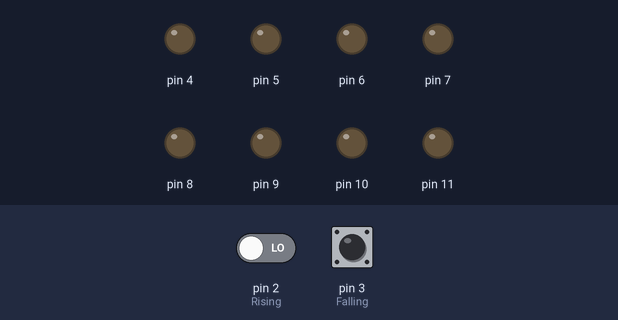
This sketch was run on a simulated Arduino Uno, built with avr-gcc and run on an emulated ATmega328P. Parts: output pins drawn as LEDs (lit = HIGH). The inputs (shaded band) are chosen by the test bench; at power-on: pin 2 (Rising) LOW, pin 3 (Falling) HIGH.

Above: at 1.2 s.
1.3 s: pin 2 (Rising) driven HIGH
At 1.7 s:
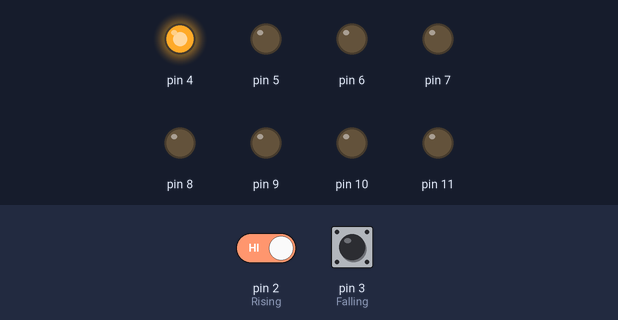
2.8 s: pin 3 (Falling) pulled LOW for 0.15 s
At 4.0 s:
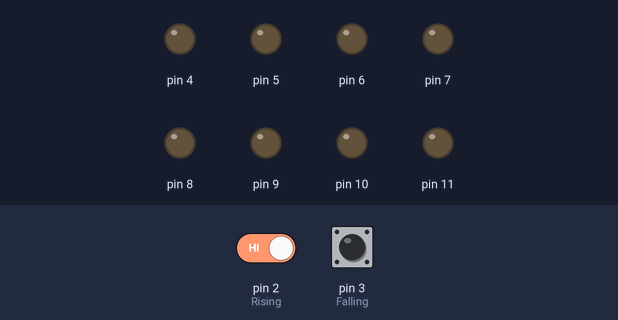
4.4 s: pin 3 (Falling) pulled LOW for 1 s
At 5.2 s:
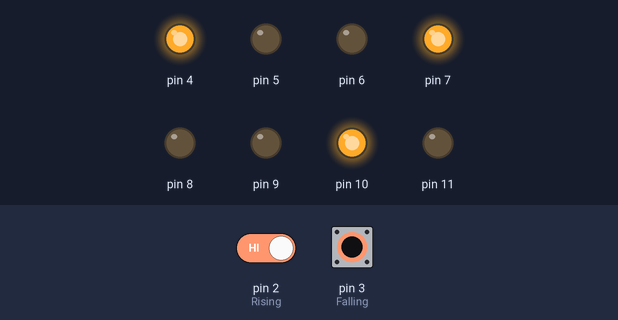
6.9 s: pin 3 (Falling) pulled LOW for 0.15 s
At 8.1 s:
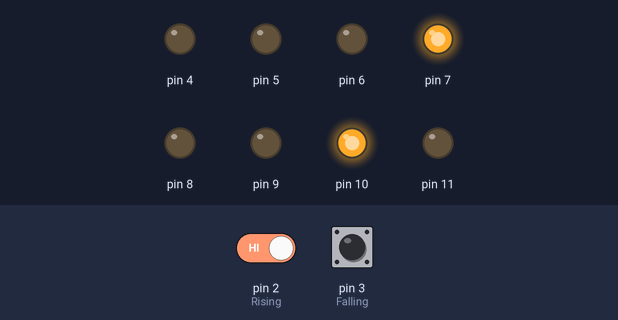
8.5 s: pin 3 (Falling) pulled LOW for 3.2 s
At 9.5 s:
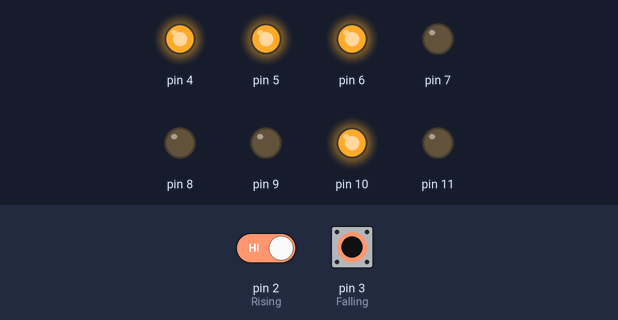
13.2 s: pin 3 (Falling) pulled LOW for 0.15 s
At 14.3 s:
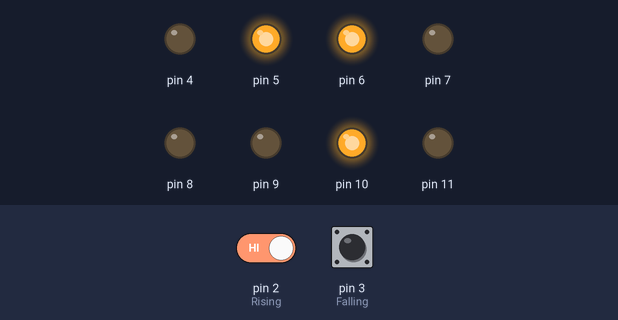
Timing chart, 0 to 15.8 s (numbered marks = the images above; inputs shaded):
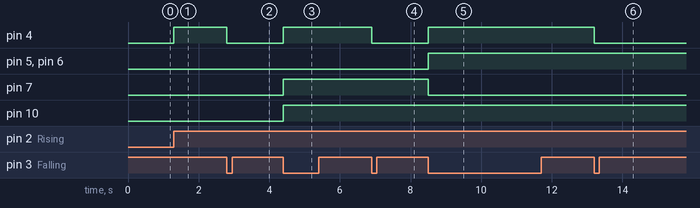

The sketch:

PRACTICA_1_UNIDAD_3.ino
```cpp
/*
  Fundacion Kinal
  Centro educativo tecnico laboral Kinal
  Perito en Electronica
  Seccion: A
  Curso: Taller de electronica digital y reparacion de computadoras I
  Alumno: David Alfredo del Cid Rodríguez
  Carnet: 2022482
  Proyecto:INTERRUPCIONES POR MEDIO DE SOFTWARE
*/
#define Rising 2
#define Falling 3

unsigned int unidades = 1;
unsigned int decenas = 1 ;

void Rising_suma(void);
void Falling_resta(void);
void Casos_display();

void setup()
{

  pinMode(4, OUTPUT);
  pinMode(5, OUTPUT);
  pinMode(6, OUTPUT);
  pinMode(7, OUTPUT);
  pinMode(8, OUTPUT);
  pinMode(9, OUTPUT);
  pinMode(10, OUTPUT);
  pinMode(11, OUTPUT);


  pinMode(Rising, INPUT);
  pinMode(Falling, INPUT_PULLUP);

  attachInterrupt(digitalPinToInterrupt(Falling), Falling_resta, FALLING); //Establecemos el constructor de la interrupción
  attachInterrupt(digitalPinToInterrupt(Rising), Rising_suma, RISING);


}

void loop()
{
  Casos_display();

}

void Falling_resta(void)
{
  unidades--;
  if (unidades == 0 && decenas == 1)
  {
    unidades = 10;
    decenas = 6;
    decenas--;
  }
  if (unidades == 0 )
  {
    unidades = 10;
    decenas--;
  }
}

void Rising_suma(void)
{
  unidades++;
}

void Casos_display()
{

  if (unidades == 1 ) //0
  {
    digitalWrite(4, LOW); //a
    digitalWrite(5, LOW); //b
    digitalWrite(6, LOW); //c
    digitalWrite(7, LOW); //d
  }

  else if (unidades == 2)//1
  {
    digitalWrite(4, HIGH); //a
    digitalWrite(5, LOW); //b
    digitalWrite(6, LOW); //c
    digitalWrite(7, LOW); //d
  }

  else if (unidades == 3)//2
  {
    digitalWrite(4, LOW); //a
    digitalWrite(5, HIGH); //b
    digitalWrite(6, LOW); //c
    digitalWrite(7, LOW); //d
  }

  else if (unidades == 4)//3
  {
    digitalWrite(4, HIGH); //a
    digitalWrite(5, HIGH); //b
    digitalWrite(6, LOW); //c
    digitalWrite(7, LOW); //s
  }

  else if (unidades == 5)//4
  {
    digitalWrite(4, LOW); //a
    digitalWrite(5, LOW); //b
    digitalWrite(6, HIGH); //c
    digitalWrite(7, LOW); //d
  }

  else if (unidades == 6)//5
  {
    digitalWrite(4, HIGH); //a
    digitalWrite(5, LOW); //b
    digitalWrite(6, HIGH); //c
    digitalWrite(7, LOW); //d
  }

  else if (unidades == 7)//6
  {
    digitalWrite(4, LOW); //a
    digitalWrite(5, HIGH); //b
    digitalWrite(6, HIGH); //c
    digitalWrite(7, LOW); //d
  }

  else if (unidades == 8)//7
  {
    digitalWrite(4, HIGH); //a
    digitalWrite(5, HIGH); //b
    digitalWrite(6, HIGH); //c
    digitalWrite(7, LOW); //d
  }

  else if (unidades == 9)//8
  {
    digitalWrite(4, LOW); //a
    digitalWrite(5, LOW); //b
    digitalWrite(6, LOW); //c
    digitalWrite(7, HIGH); //d
  }

  else if (unidades == 10)//9
  {
    digitalWrite(4, HIGH); //a
    digitalWrite(5, LOW); //b
    digitalWrite(6, LOW); //c
    digitalWrite(7, HIGH); //ad

  }
  if (unidades == 11)
  {
    unidades = 1;
    decenas++;
  }

  //---------------------------------------------------------
  if (decenas == 6 && unidades == 2) //Límite de más de 50
  {
    unidades = 1;
    decenas = 1;
  }

  if (decenas == 1)//0
  {
    digitalWrite(8, LOW); //a
    digitalWrite(9, LOW); //b
    digitalWrite(10, LOW); //c
    digitalWrite(11, LOW); //d
  }
  else if (decenas == 2)//1
  {
    digitalWrite(8, HIGH); //a
    digitalWrite(9, LOW); //b
    digitalWrite(10, LOW); //c
    digitalWrite(11, LOW); //d
  }
  else if (decenas == 3)//2
  {
    digitalWrite(8, HIGH); //a
    digitalWrite(9, HIGH); //b
    digitalWrite(10, LOW); //c
    digitalWrite(11, LOW); //d
  }
  else if (decenas == 4)//3
  {
    digitalWrite(8, HIGH); //a
    digitalWrite(9, HIGH); //b
    digitalWrite(10, LOW); //b
    digitalWrite(11, LOW); //d
  }
  else if (decenas == 5)//4
  {
    digitalWrite(8, LOW); //a
    digitalWrite(9, LOW); //b
    digitalWrite(10, HIGH); //c
    digitalWrite(11, LOW); //d
  }
  else if (decenas == 6)//5
  {
    digitalWrite(8, HIGH); //a
    digitalWrite(9, LOW); //b
    digitalWrite(10, HIGH); //c
    digitalWrite(11, LOW); //d
  }
}//void caso_display
```

Measured:
- after the input at 1.3 s, pin 4: LOW → HIGH at once
- after the input at 2.8 s, pin 4: HIGH → LOW at once
- after the input at 4.4 s, pin 4, pin 7, pin 10: LOW → HIGH at once
- after the input at 6.9 s, pin 4: HIGH → LOW at once
- after the input at 8.5 s, pin 4–6: LOW → HIGH at once; pin 7: HIGH → LOW at once
- after the input at 13.2 s, pin 4: HIGH → LOW at once
